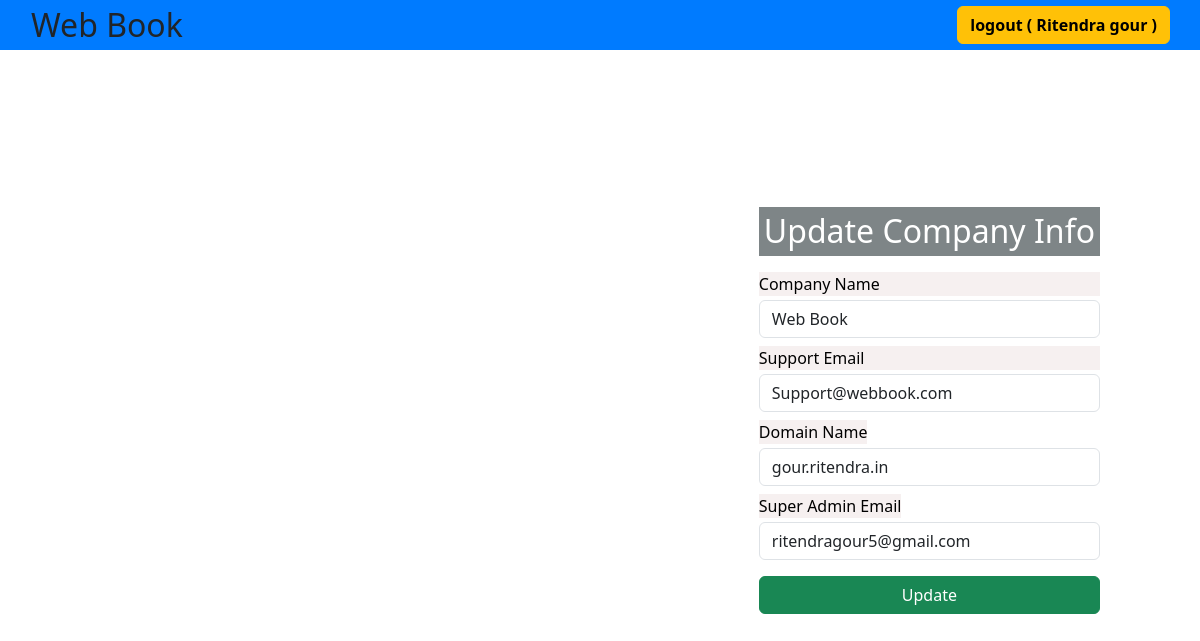
The app's page /systemconfig.php (signed in) with its own data.
### tables this page shows
CREATE TABLE `systemconfig` (
  `id` int(11) NOT NULL,
  `title` varchar(255) NOT NULL,
  `value` varchar(255) NOT NULL,
  `updated_by` int(11) NOT NULL,
  `dt` datetime NOT NULL DEFAULT current_timestamp()
);

### db.php (called while the page is built, shortened)
<?php
$db_name = "mysql:host=localhost;dbname=test";
$conn = new PDO($db_name,"root","");
$company_name = $conn->query("SELECT * FROM systemconfig WHERE id='1'")->fetch()['value'];
$SuperAdminEmail = $conn->query("SELECT * FROM systemconfig WHERE id='2'")->fetch()['value'];
$SupportEmail = $conn->query("SELECT * FROM systemconfig WHERE id='3'")->fetch()['value'];
$domainName = $conn->query("SELECT * FROM systemconfig WHERE id='4'")->fetch()['value'];
?>

### systemconfig.php (the view, shortened to what this page needs)
<?php
include('db.php');
include('bootstrap.php');
if(!isset($_SESSION['loggedin']) || $_SESSION['loggedin'] != true){
    header('location:login.php');
}else{
?>
<!DOCTYPE html>
<html lang="en">
<head>
</head>
<body>
    <div class="main-container">
        <a href="home.php" class="btn p-0"><h2 class="m-0">
            <u style="text-decoration: none;" > <?=$company_name?></u></h2></a>
                <a href="logout.php" class="logoutbtn"><h4 class="btn btn-warning m-0" style="font-weight: 600;">
                  logout <?php echo"( ".$_SESSION['fullname']." )";?></h4></a>
    </div>
    <div class="main">
        <form method="post" class="df">
            <h2>Update Company Info</h2>
            <label for="" class='mt-2'>Company Name</label>
            <input type="text" class="form-control mt-1" name="company_name"
                placeholder="Company Name" value="<?=$company_name?>" required>
            <label for="" class='mt-2'>Support Email</label>
            <input type="text" class="form-control mt-1" name="SupportEmail"
            placeholder="Support Email" value="<?=$SupportEmail?>" required>
            <div class="loginPersionIsSuperAdmin">
                <label for="" class='mt-2'>Domain Name</label>
                <input type="text" class="form-control mt-1" name="domainName"
                placeholder="Domain Name" value="<?=$domainName?>" required>
                <label for="" class='mt-2'>Super Admin Email</label>
                <input type="text" class="form-control mt-1" name="SuperAdminEmail"
                placeholder="Super Admin Email" value="<?=$SuperAdminEmail?>" required>
            </div>
            <input type="submit" class="btn btn-success mt-3" name="submit" value="Update">
        </form>
    </div>
</body>
</html>
<?php } ?>

### systemconfig.php (style rules this page uses)
body { background-image: url('https://images.pexels.com/photos/518244/pexels-photo-518244.jpeg?auto=compress&cs=tinysrgb&w=600'); background-position: center; background-size: cover; }
.main-container { display: flex; justify-content: space-between; background-color: #007bff; padding: 5px 30px; color: black; }
.logoutbtn { display: flex; text-decoration: none; align-items: center; justify-content: center; }
.main { display: flex; flex-direction: column; align-items: flex-end; justify-content: center; padding-right: 100px; }
.df { display: flex; flex-direction: column; justify-content: center; height: 90vh; color:white; }
.df h2 { background-color: rgb(41 52 55 / 60%); padding: 5px; }
label { color:black; background-color: rgb(241 231 231 / 60%); }
.loginPersionIsSuperAdmin { display: block; }

### records on screen
systemconfig: value "Web Book", company_name "Web Book"
systemconfig: SupportEmail "Support@webbook.com"
systemconfig: domainName "gour.ritendra.in"
systemconfig: SuperAdminEmail "ritendragour5@gmail.com"

### other values on screen
$_SESSION['fullname'] "Ritendra gour"
